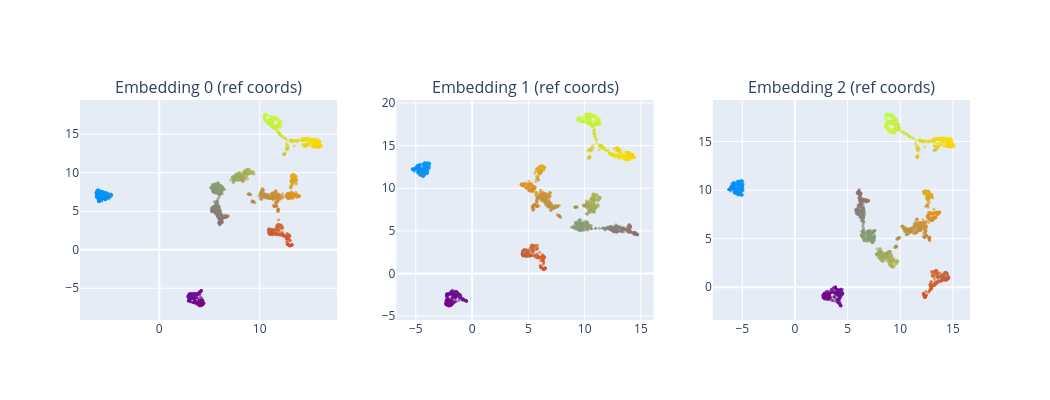

Here is the notebook cell this chart was saved with:
### Code cell
print("\n" + "=" * 50)
print("3. COLORED BY COORDINATES")
print("=" * 50)
validator.draw_colored([0, 1, 2], hover_data={'true_label': y_true});

### Figure 1 — Plotly figure (JSON) as saved in the notebook; plotly's stock layout.template omitted (floating-point values rounded to 4 significant figures; data arrays with more than 128 entries replaced by an {"elided": "..."} marker saying what was removed)
{"data": [{"hovertemplate": "x: %{x:.2f}<br>y: %{y:.2f}<br>%{text}<extra></extra>", "marker": {"color": {"elided": "1797 str values"}, "opacity": 0.6, "size": 3}, "mode": "markers", "text": {"elided": "1797 str values"}, "type": "scatter", "x": {"elided": "1797 float values"}, "xaxis": "x", "y": {"elided": "1797 float values"}, "yaxis": "y"}, {"hovertemplate": "x: %{x:.2f}<br>y: %{y:.2f}<br>%{text}<extra></extra>", "marker": {"color": {"elided": "1797 str values"}, "opacity": 0.6, "size": 3}, "mode": "markers", "text": {"elided": "1797 str values"}, "type": "scatter", "x": {"elided": "1797 float values"}, "xaxis": "x2", "y": {"elided": "1797 float values"}, "yaxis": "y2"}, {"hovertemplate": "x: %{x:.2f}<br>y: %{y:.2f}<br>%{text}<extra></extra>", "marker": {"color": {"elided": "1797 str values"}, "opacity": 0.6, "size": 3}, "mode": "markers", "text": {"elided": "1797 str values"}, "type": "scatter", "x": {"elided": "1797 float values"}, "xaxis": "x3", "y": {"elided": "1797 float values"}, "yaxis": "y3"}], "layout": {"annotations": [{"font": {"size": 16}, "showarrow": false, "text": "Embedding 0 (ref coords)", "x": 0.1444, "xanchor": "center", "xref": "paper", "y": 1, "yanchor": "bottom", "yref": "paper"}, {"font": {"size": 16}, "showarrow": false, "text": "Embedding 1 (ref coords)", "x": 0.5, "xanchor": "center", "xref": "paper", "y": 1, "yanchor": "bottom", "yref": "paper"}, {"font": {"size": 16}, "showarrow": false, "text": "Embedding 2 (ref coords)", "x": 0.8556, "xanchor": "center", "xref": "paper", "y": 1, "yanchor": "bottom", "yref": "paper"}], "height": 400, "showlegend": false, "width": 1050, "xaxis": {"anchor": "y", "domain": [0, 0.2889]}, "xaxis2": {"anchor": "y2", "domain": [0.3556, 0.6444]}, "xaxis3": {"anchor": "y3", "domain": [0.7111, 1]}, "yaxis": {"anchor": "x", "domain": [0, 1]}, "yaxis2": {"anchor": "x2", "domain": [0, 1]}, "yaxis3": {"anchor": "x3", "domain": [0, 1]}}}
